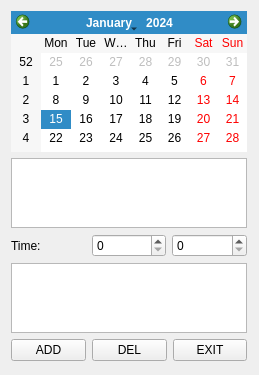
<?xml version="1.0" encoding="UTF-8"?>
<ui version="4.0">
 <class>Agenda</class>
 <widget class="QWidget" name="Agenda">
  <property name="geometry">
   <rect>
    <x>0</x>
    <y>0</y>
    <width>259</width>
    <height>375</height>
   </rect>
  </property>
  <property name="windowTitle">
   <string>Agenda</string>
  </property>
  <widget class="QWidget" name="">
   <property name="geometry">
    <rect>
     <x>0</x>
     <y>0</y>
     <width>258</width>
     <height>372</height>
    </rect>
   </property>
   <layout class="QVBoxLayout" name="verticalLayout">
    <item>
     <widget class="QCalendarWidget" name="calendar"/>
    </item>
    <item>
     <widget class="QListWidget" name="listWidget"/>
    </item>
    <item>
     <layout class="QHBoxLayout" name="horizontalLayout_2">
      <item>
       <widget class="QLabel" name="label">
        <property name="text">
         <string>Time:</string>
        </property>
       </widget>
      </item>
      <item>
       <widget class="QSpinBox" name="spinBox_2">
        <property name="maximum">
         <number>23</number>
        </property>
       </widget>
      </item>
      <item>
       <widget class="QSpinBox" name="spinBox">
        <property name="maximum">
         <number>59</number>
        </property>
       </widget>
      </item>
     </layout>
    </item>
    <item>
     <widget class="QTextEdit" name="textEdit"/>
    </item>
    <item>
     <layout class="QHBoxLayout" name="horizontalLayout">
      <item>
       <widget class="QPushButton" name="buttonEdit">
        <property name="text">
         <string>ADD</string>
        </property>
       </widget>
      </item>
      <item>
       <widget class="QPushButton" name="cancButton">
        <property name="styleSheet">
         <string notr="true"/>
        </property>
        <property name="text">
         <string>DEL</string>
        </property>
       </widget>
      </item>
      <item>
       <widget class="QPushButton" name="buttonExit">
        <property name="text">
         <string>EXIT</string>
        </property>
       </widget>
      </item>
     </layout>
    </item>
   </layout>
  </widget>
 </widget>
 <layoutdefault spacing="6" margin="11"/>
 <resources/>
 <connections/>
</ui>
